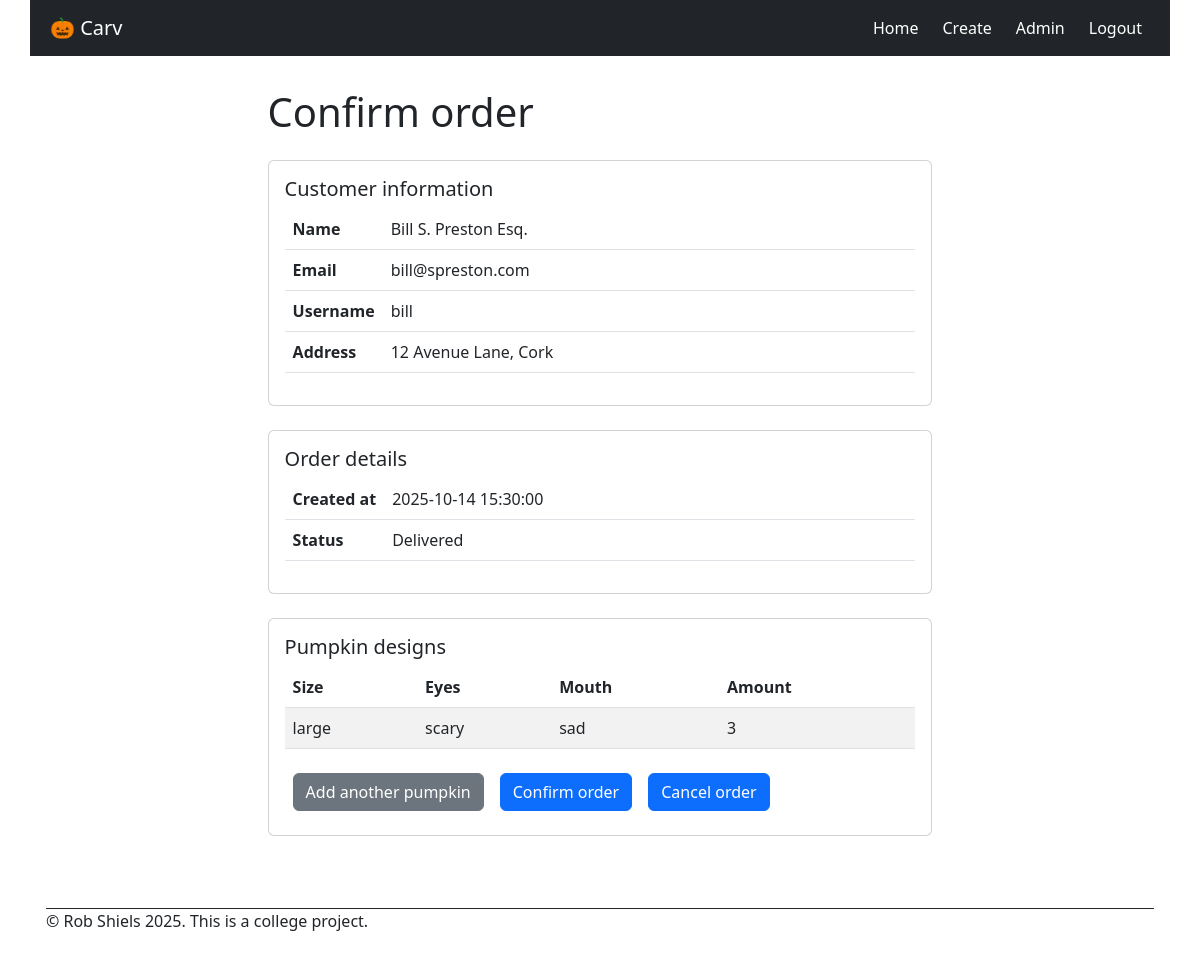
The page /order/1 (signed in) on the database its author committed.
### models.py (models this page shows, shortened)
class User(db.Model, UserMixin):
    __tablename__ = 'user'
    user_id: Mapped[int] = mapped_column(primary_key=True)
    username: Mapped[str] = mapped_column(nullable=False)
    password: Mapped[str] = mapped_column(nullable=False)
    name: Mapped[str] = mapped_column(nullable=False)
    email: Mapped[str] = mapped_column(nullable=False, unique=True)
    address: Mapped[str] = mapped_column(nullable=False)
    role: Mapped[str] = mapped_column(nullable=False, default="customer")
    orders = db.relationship('Order', back_populates='customer')

class Order(db.Model):
    __tablename__ = 'order'
    order_id: Mapped[int] = mapped_column(primary_key=True)
    created_at: Mapped[datetime] = mapped_column(nullable=False,  default=lambda: datetime.now(timezone.utc).replace(microsecond=0))
    status: Mapped[str] = mapped_column(nullable=True)
    customer_id: Mapped[int] = mapped_column(db.ForeignKey('user.user_id'), nullable=False) # Add 'delete' button to delete customer and all associated ordres
    customer = db.relationship('User', back_populates='orders')
    pumpkins = db.relationship('PumpkinDesign', back_populates='order',  cascade='all, delete-orphan', passive_deletes=True )  # one-to-many

class PumpkinDesign(db.Model):
    __tablename__ = 'pumpkin_design'
    design_id: Mapped[int] = mapped_column(primary_key=True)
    size: Mapped[str] = mapped_column(nullable=False)
    eyes: Mapped[str] = mapped_column(nullable=False)
    mouth: Mapped[str] = mapped_column(nullable=False)
    amount: Mapped[int] = mapped_column(nullable=False)
    created_at: Mapped[datetime] = mapped_column(nullable=False,  default=lambda: datetime.now(timezone.utc).replace(microsecond=0))
    order_id: Mapped[int] = mapped_column(db.ForeignKey('order.order_id', ondelete='CASCADE'), nullable=False)
    order = db.relationship('Order', back_populates='pumpkins')

### app.py (the view)
@app.route('/order/<int:order_id>', methods=["GET"])
@login_required
def order_submit(order_id):
    order = Order.query.get_or_404(order_id)
    if order.status == "Confirmed":
        return redirect(url_for("my_account")) # This is only relevant if the admin changes the order status before the user has completed their order
    return render_template('order.html', order=order)

### app.py (called while the page is built)
@login_manager.user_loader
def load_user(user_id):
    return User.query.get(int(user_id))

### templates/order.html
{% set title = "Confirm order" %}
{% extends "base.html" %}
{% block main %}
<div class="card mb-4">
    <div class="card-body">
        <h5 class="card-title ">Customer information</h5>
        <table class="table">
            <tbody>
                <tr>
                    <th scope="row" class="hug">Name</th>
                    <td>{{ order.customer.name }}</td>
                </tr>
                <tr>
                    <th scope="row" class="hug">Email</th>
                    <td>{{ order.customer.email }}</td>
                </tr>
                <tr>
                    <th scope="row" class="hug">Username</th>
                    <td>{{ order.customer.username }}</td>
                </tr>
                <tr>
                    <th scope="row" class="hug">Address</th>
                    <td>{{ order.customer.address }}</td>
                </tr>
            </tbody>
        </table>
    </div>
</div>
<div class="card mb-4">
    <div class="card-body">
        <h5 class="card-title">Order details</h5>
        <table class="table">
            <tbody>
                <tr>
                    <th scope="row" class="hug">Created at</th>
                    <td>{{ order.created_at }}</td>
                </tr>
                <tr>
                    <th scope="row" class="hug">Status</th>
                    <td>{{ order.status }}</td>
                </tr>
            </tbody>
        </table>
    </div>
</div>
<div class="card mb-4">
    <div class="card-body">
        <h5 class="card-title ">Pumpkin designs</h5>
        <table class="table table-striped">
            <thead>
                <tr>
                    <th>Size</th>
                    <th>Eyes</th>
                    <th>Mouth</th>
                    <th>Amount</th>
                </tr>
            </thead>
            <tbody>
                {% for pumpkin in order.pumpkins %}
                <tr>
                    <td>{{ pumpkin.size }}</td>
                    <td>{{ pumpkin.eyes }}</td>
                    <td>{{ pumpkin.mouth }}</td>
                    <td>{{ pumpkin.amount }}</td>
                </tr>
                {% endfor %}
            </tbody>
        </table>
        <div class="button-group-inline">
            <form id="add-another-pumpkin" action="{{url_for('add_another_pumpkin', order_id=order.order_id)}}"
                method="get">
                <button type="submit" class="btn btn-secondary m-2">Add another pumpkin</button>
            </form>
            <form id="order-form-confirm" action="{{url_for('order_action', order_id=order.order_id)}}" method="post">
                <button type="submit" class="btn btn-primary m-2">Confirm order</button>
            </form>
            <form id="order-form-cancel" action="{{url_for('delete_order', order_id=order.order_id)}}" method="post">
                <button type="submit" class="btn btn-primary m-2">Cancel order</button>
            </form>
        </div>
    </div>
</div>
{% endblock %}

### static/css/style.css (style rules this page uses)
* { margin: 0px; padding: 0px; font-size: 16px; }
html { height: 100%; color: white; }
body { margin: 0px; min-height: 100vh; }
.button-group-inline { display:flex; }
.table td.hug, .table th.hug { width: 1%; white-space: nowrap; }
@media (min-width: 480px) { body { margin: 0px 24px; max-width: 1140px; margin-left: auto; margin-right: auto; } }
@media (min-width: 480px) { .card { width:60%; } }

### rows shown on the page
User: customer.name "Bill S. Preston Esq.", customer.email "bill@spreston.com", customer.username "bill", customer.address "12 Avenue Lane, Cork"
Order: created_at "2025-10-14 15:30:00", status "Delivered"
PumpkinDesign: size "large", eyes "scary", mouth "sad", amount "3"

### other values the page prints
{{ title or "Welcome" }} "Confirm order"
